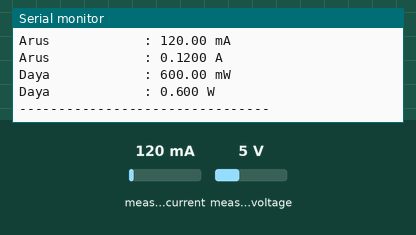
A sketch run on a simulated ESP32-S3. On the bench: the last lines printed to the serial monitor. The test bench sets the inputs (shaded band); at power-on: measured current 120 mA, measured voltage 5 V.

Above: at 2.2 s.
2.3 s: measured current set to 40 mA
At 3.5 s:
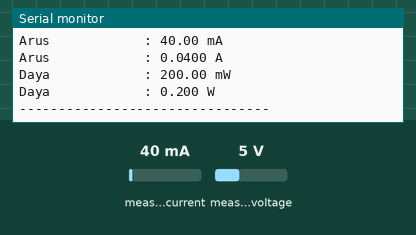
3.8 s: measured voltage set to 0.3 V
At 4.9 s:
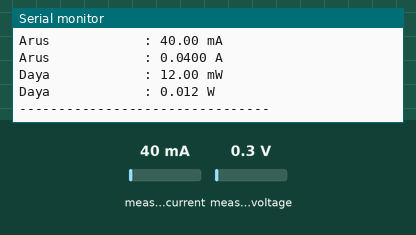
5.3 s: measured current set to 500 mA
At 7.0 s:
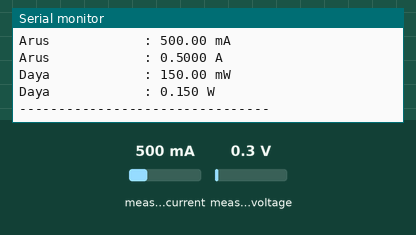
Timing chart, 0 to 8.5 s (numbered marks = the images above; inputs shaded):
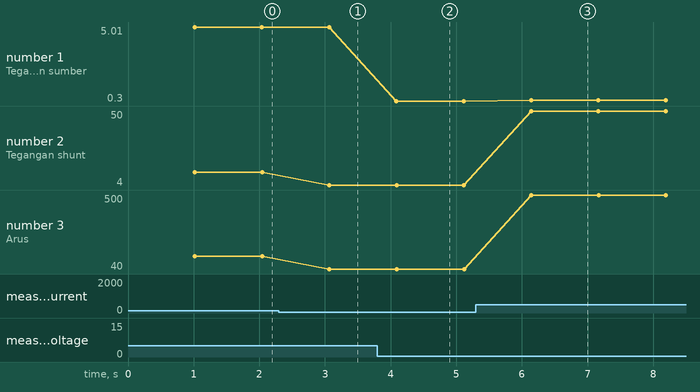

Measured:
- after the input at 2.3 s, the serial monitor: prints a new line after 0.76 s (image 1)
- after the input at 3.8 s, the serial monitor: prints a new line after 0.29 s (image 2)
- after the input at 5.3 s, the serial monitor: prints a new line after 0.84 s (image 3)
- plotted number 1: 5.01 → 5 after the input at 2.3 s, 5 → 0.3 after the input at 3.8 s, 0.3 → 0.35 after the input at 5.3 s
- plotted number 2: 12 → 4 after the input at 2.3 s, 4 → 50 after the input at 5.3 s
- plotted number 3: 120 → 40 after the input at 2.3 s, 40 → 500 after the input at 5.3 s

The sketch:

ina219.ino
```cpp
#include <Wire.h>
#include <Adafruit_INA219.h>

// Konfigurasi pin ESP32-S3
#define I2C_SDA 14
#define I2C_SCL 13

// Alamat I2C default INA219
Adafruit_INA219 ina219(0x40);

void setup() {
  Serial.begin(115200);
  delay(1000);

  // Inisialisasi I2C
  Wire.begin(I2C_SDA, I2C_SCL);
  Wire.setClock(100000);

  Serial.println();
  Serial.println("================================");
  Serial.println(" MONITOR TEGANGAN DAN ARUS INA219");
  Serial.println(" ESP32-S3");
  Serial.println("================================");

  // Inisialisasi sensor
  if (!ina219.begin(&Wire)) {
    Serial.println("ERROR: INA219 tidak terdeteksi!");
    Serial.println("Periksa kabel SDA, SCL, VCC, dan GND.");

    while (true) {
      delay(100);
    }
  }

  // Pengaturan kalibrasi standar library
  ina219.setCalibration_32V_2A();

  Serial.println("INA219 berhasil terhubung.");
  Serial.println();
}

void loop() {
  // Membaca data sensor
  float busVoltage_V = ina219.getBusVoltage_V();
  float shuntVoltage_mV = ina219.getShuntVoltage_mV();
  float current_mA = ina219.getCurrent_mA();
  float power_mW = ina219.getPower_mW();

  // Perkiraan tegangan pada sisi VIN+
  float sourceVoltage_V =
      busVoltage_V + (shuntVoltage_mV / 1000.0);

  // Menampilkan hasil
  Serial.println("--------------------------------");

  Serial.print("Tegangan bus    : ");
  Serial.print(busVoltage_V, 3);
  Serial.println(" V");

  Serial.print("Tegangan sumber : ");
  Serial.print(sourceVoltage_V, 3);
  Serial.println(" V");

  Serial.print("Tegangan shunt  : ");
  Serial.print(shuntVoltage_mV, 3);
  Serial.println(" mV");

  Serial.print("Arus            : ");
  Serial.print(current_mA, 2);
  Serial.println(" mA");

  Serial.print("Arus            : ");
  Serial.print(current_mA / 1000.0, 4);
  Serial.println(" A");

  Serial.print("Daya            : ");
  Serial.print(power_mW, 2);
  Serial.println(" mW");

  Serial.print("Daya            : ");
  Serial.print(power_mW / 1000.0, 3);
  Serial.println(" W");

  Serial.println("--------------------------------");

  delay(1000);
}
```
